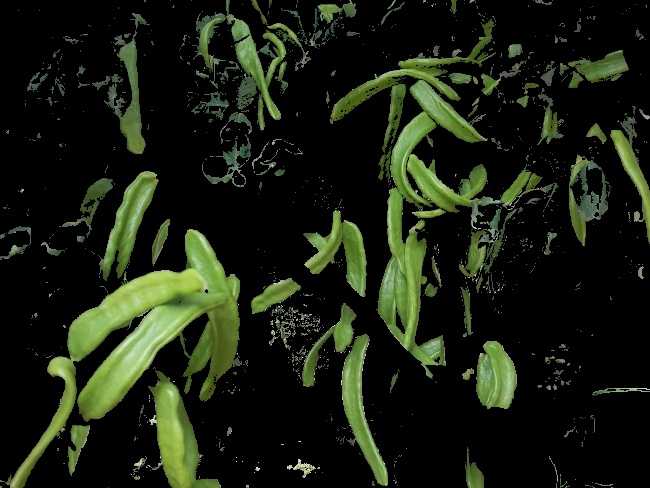
#> input picture Images/savedImage.jpg, 650 x 488 px
$ python Area.py
#> lines starting #> are read from the running program, lines starting #| are printed output that depends on the picture; after the words box and inside, x2 and y2 are one past the last pixel; in counts of white or black regions, pixels touching at a corner belong together
# import required libraries
import cv2

# load the input image
img = cv2.imread('Images/savedImage.jpg')
#> img is the input picture: shape (488, 650, 3); mean B, G, R 17.1, 31.9, 25.4

# convert the image to grayscale
gray = cv2.cvtColor(img, cv2.COLOR_BGR2GRAY)
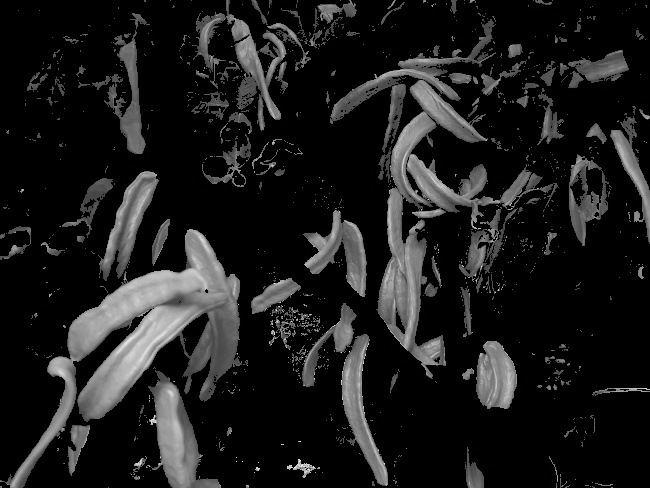
#> gray: shape (488, 650); min 0, max 246, mean 28.3

# apply thresholding to convert grayscale to binary image
ret, thresh = cv2.threshold(gray, 40, 255, 0)
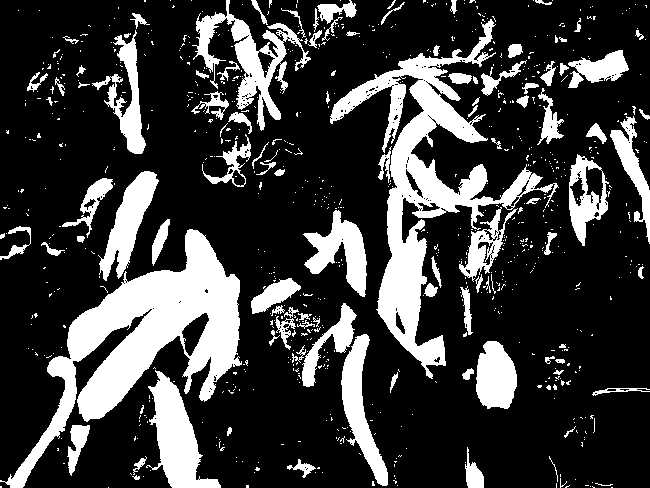
#> thresh: shape (488, 650); 23.5% white; 807 white regions (702 under 20 px)

# find the contours
contours, hierarchy = cv2.findContours(thresh, cv2.RETR_TREE, cv2.CHAIN_APPROX_SIMPLE)
#> contours = 1100 contours, 996 with area under 20; largest, box (x1, y1, x2, y2) and area: (0, 229, 242, 488) 17968, (330, 19, 559, 379) 15389, (192, 0, 311, 131) 3830, (146, 370, 221, 488) 3663, (341, 334, 388, 486) 2507
print("Number of objects detected:", len(contours))
#| Number of objects detected: 1100

w0 = img.shape[0]
#> w0 = 488
h0 = img.shape[1]
#> h0 = 650

somme = 0


# define function to compute the extent
def extent(cnt):
    area = cv2.contourArea(cnt)
    rect_area = w * h
    extent = float(area) / rect_area
    return extent


# loop over all the contours
for i, cnt in enumerate(contours):
    area = cv2.contourArea(cnt)
    rect_area = w0 * h0
    ext = float(area) / rect_area
    x, y, w, h = cv2.boundingRect(cnt)
    img = cv2.drawContours(img, [cnt], 0, (255, 255, 255), 2)
    somme += ext
#> this loop made 1100 passes
#> (area, ext, x, y, w, h, somme) on passes 36, 43, 50: (145.5, 0.000459, 287, 459, 29, 19, 0.000586), (56, 0.000177, 133, 456, 14, 19, 0.00079), (353.5, 0.00111, 465, 447, 19, 41, 0.00192)
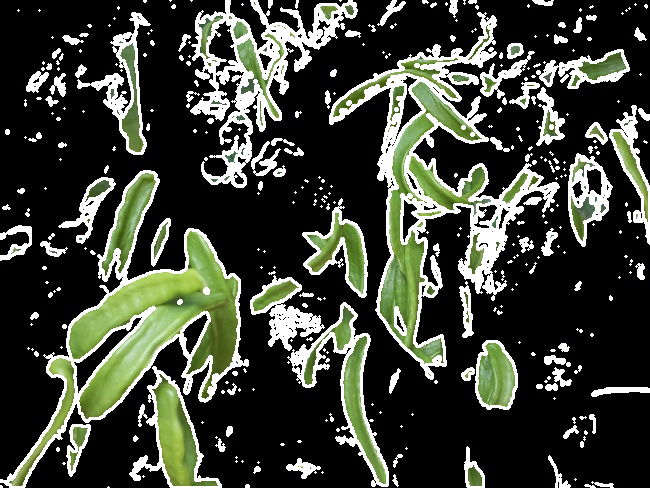
#> img: shape (488, 650, 3); mean B, G, R 55.2, 65.9, 61.2
#> after the loop, somme = 0.228

somme = round(somme, 2)
#> somme = 0.23
print(somme)
#| 0.23
cv2.imshow("Extents", img)
cv2.waitKey(0)
cv2.destroyAllWindows()
